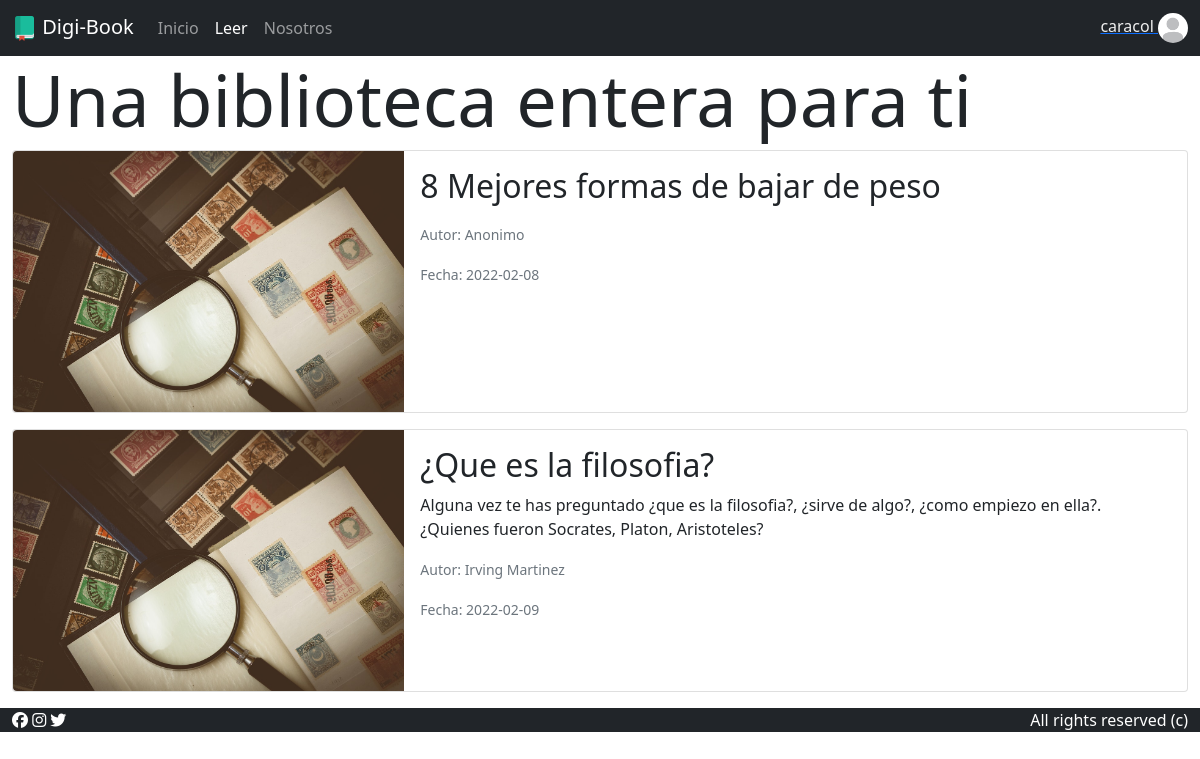
The page /leer.php (signed in) on the database its author committed.
### tables this page shows
CREATE TABLE `articulo` (
  `id` int(3) NOT NULL AUTO_INCREMENT,
  `title` varchar(40) NOT NULL,
  `article_date` date NOT NULL,
  `author` varchar(40) DEFAULT 'Anonimo',
  `url` varchar(500) NOT NULL,
  `url_cover_img` varchar(500) DEFAULT 'assets/img/img-1.jpg',
  `description` text,
  PRIMARY KEY (`id`)
);

### public/leer.php (the view, shortened to what this page needs)
<?php
  include("components/header.php");
?>
<div class="container-fluid">
    <h1 class="display-2">Una biblioteca entera para ti</h1>
    <div>
      <?php
        include("../app/db.php");
        $query = $conn->prepare("SELECT * FROM ARTICULO");
        $query->execute();
        $responce = $query->fetchAll(PDO::FETCH_OBJ);
      if($query-> rowCount() > 0){
        foreach($responce as $article){
          ?>
      <a class="card-link-c" href="text.php?id=<?=$article->id?>">
        <div class="card mb-3" style="max-width: 100%;">
          <div class="row g-0">
            <div class="col-md-4">
              <img src="<?=$article->url_cover_img?>" class="img-fluid rounded-start img-card-c" alt="...">
            </div>
            <div class="col-md-8">
              <div class="card-body">
                <h2 class="card-title"><?=$article->title?></h2>
                <p class="card-text"><?=$article->description?></p>
                <p class="card-text"><small class="text-muted">Autor: <?=$article->author?></small></p>
                <p class="card-text"><small class="text-muted">Fecha: <?=$article->article_date?></small></p>
              </div>
            </div>
          </div>
        </div>
      </a>
        <?php }
      }
      ?>
    </div>
</div>
<?php include("components/footer.php");?>

### public/styles/styles.css (style rules this page uses)
:root { --padding-image-coments: 50px; }
.card-link-c { text-decoration: none; color: #212529; }

### rows shown on the page
articulo: url_cover_img (picture), title "8 Mejores formas de bajar de peso", author "Anonimo", article_date "2022-02-08"
articulo: url_cover_img (picture), title "¿Que es la filosofia?", description "Alguna vez te has preguntado ¿que es la filosofia?, ¿sirve de algo?, ¿como empiezo en ella?. ¿Quienes fueron Socrates, Platon, Aristoteles?", author "Irving Martinez", article_date "2022-02-09"

### other values the page prints
$_SESSION["username"] "caracol"
